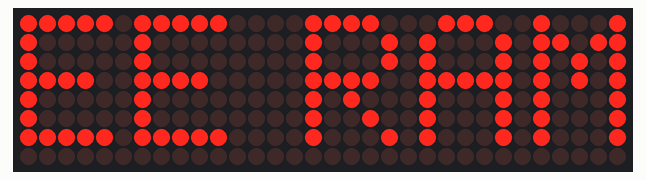
Recording of a sketch running on a simulated Arduino Uno, built with avr-gcc and run on an emulated ATmega328P. Parts: 32×8 LED matrix.

Above: at 3.5 s.

Measured:
- what the display in image 0 shows lasts 2.0 s, from 3.5 s to 5.5 s

The sketch:

HelloMatrix.ino
```cpp
#include <MD_Parola.h>
#include <MD_MAX72xx.h>
#include <SPI.h>

#define HARDWARE_TYPE MD_MAX72XX::FC16_HW
#define MAX_DEVICES 4
#define CS_PIN 9

MD_Parola display = MD_Parola(HARDWARE_TYPE, CS_PIN, MAX_DEVICES);

void setup()
{
  display.begin();
  display.setIntensity(4);

  display.displayText(
    "JAI SHREE RAM", // Text to display
    PA_CENTER,       // Center alignment
    50,              // Animation speed
    2000,            // Pause after animation (2 seconds)
    PA_SCROLL_LEFT,      // Entry effect
    PA_SCROLL_LEFT       // Exit effect
  );
}

void loop()
{
  if (display.displayAnimate())
  {
    display.displayReset();
  }
}
```
